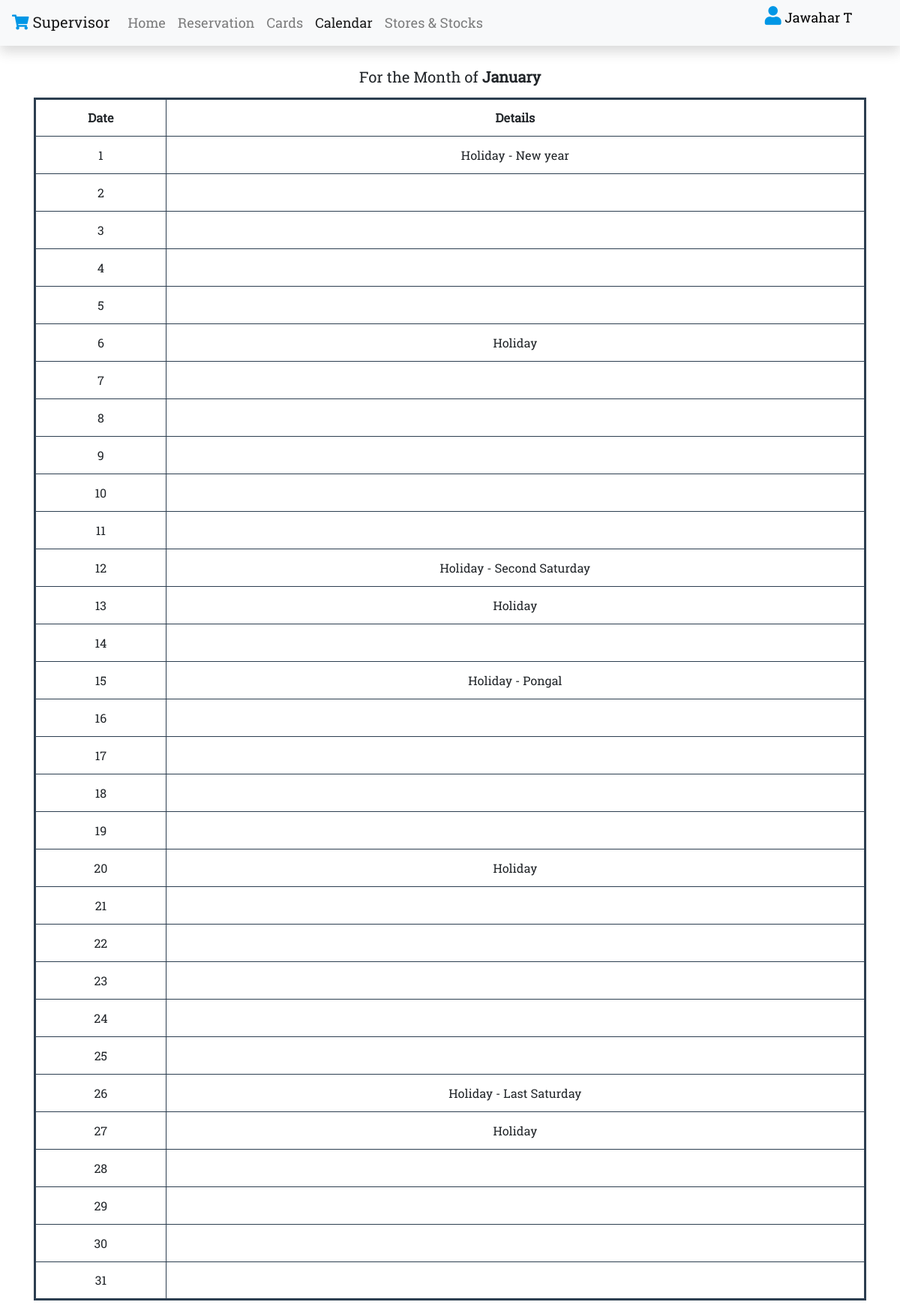
The app's page /supervisor/calendar.php (signed in) with its own data.
### tables this page shows
CREATE TABLE `calendar` (
  `id` int(5) NOT NULL,
  `date_cal` int(5) NOT NULL,
  `day_cal` varchar(256) NOT NULL,
  `bool_hol` int(2) NOT NULL DEFAULT '0'
);

### supervisor/calendar.php (the view, shortened to what this page needs)
<!DOCTYPE html>
<html>
<head>
    <link rel="stylesheet" type="text/css" media="screen" href="../assets/css/main.css" />
    <link rel="stylesheet" href="https://stackpath.bootstrapcdn.com/bootstrap/4.1.3/css/bootstrap.min.css"
>
    <link rel="stylesheet" href="https://use.fontawesome.com/releases/v5.5.0/css/all.css"
>
</head>
<body class="body">
    <div>
        <nav class="navbar navbar-expand-sm navbar-light bg-light shadow fixed-top justify-content-between">
            <div>
                <ul class="navbar-nav nav-color">
                    <li>
                        <a class="navbar-brand" href="../index.php"><i class="fas fa-shopping-cart" style="color:#0097e6;"></i>
                            Supervisor</a>
                    </li>
                    <li class="nav-item">
                        <a class="nav-link" href="../supervisor/home.php">Home<span class="sr-only"></span></a>
                    </li>
                    <li class="nav-item">
                        <a class="nav-link" href="../supervisor/reservation.php">Reservation</a>
                    </li>
                    <li class="nav-item">
                        <a class="nav-link" href="../supervisor/cards.php">Cards</a>
                    </li>
                    <li class="nav-item active">
                        <a class="nav-link" href="../supervisor/calendar.php">Calendar</a>
                    </li>
                    <li class="nav-item">
                        <a class="nav-link" href="../supervisor/stocks&stores.php">Stores & Stocks</a>
                    </li>
                </ul>
            </div>
            <div>
                <form class="form-group form-inline" action="../log/logout.php" method="POST">
                    <div class="dropdown show mr-5">
                        <a href="#" role="button" id="dropdownprofile" data-toggle="dropdown" aria-haspopup="true"
                            aria-expanded="false" style="color:black;">
                            <i class="fas fa-user" style="font-size: 25px;"></i>
                            <?php
                            echo (ucwords($_SESSION['user']));
                            ?>
                        </a>
                    </div>
                </form>
            </div>
        </nav>
    </div>
    <div class="container padding">
    <h5 class="text-center mb-3"> For the Month of <strong><?php echo(date('F')); ?></strong></h5>
        <?php
        include("../log/dbconnect.php");
        $statement = "SELECT *FROM calendar WHERE id > 0";
        echo "<table border='3' class='text-center'>
            <tr>
            <th>Date</th>
            <th>Details</th>
            </tr>
            ";
        $result = $conn->query($statement);
        if ($result->num_rows > 0) {
            while ($row = $result->fetch_assoc()) {
                echo "<tr>";
                echo "<td>" . $row['date_cal'] . "</td>";
                echo "<td>" . $row['day_cal'] . "</td>";
                echo "</tr>";
            }
        } else {
            echo ("<tr>");
            echo "<td colspan='18' class='text-warning'>" . "Data not Found" . "</td>";
            echo ("</tr>");
        }
        echo "</table>";
        ?>
    </div>
</body>
</html>

### assets/css/main.css (style rules this page uses)
.body { background-color: #ffffff; font-family: RobotoSlab-Regular; padding: 10px; scroll-behavior: smooth; }
a { text-decoration: none !important; }
.fas { color: #0097e6; }
.padding { padding-top: 80px; }
.show { display: block; }
a { text-decoration: none; font-size: 18px; font-weight: 500; color: #2c3e50; }
table { border: 3px solid #2c3e50; border-collapse: collapse; width: 100%; }
th, td, tr { height: 50px; }

### records on screen
calendar: date_cal "1", day_cal "Holiday - New year"
calendar: date_cal "2"
calendar: date_cal "3"
calendar: date_cal "4"
calendar: date_cal "5"
calendar: date_cal "6", day_cal "Holiday"
calendar: date_cal "7"
calendar: date_cal "8"
calendar: date_cal "9"
calendar: date_cal "10"
calendar: date_cal "11"
calendar: date_cal "12", day_cal "Holiday - Second Saturday"
calendar: date_cal "13", day_cal "Holiday"
calendar: date_cal "14"
calendar: date_cal "15", day_cal "Holiday - Pongal"
calendar: date_cal "16"
calendar: date_cal "17"
calendar: date_cal "18"
calendar: date_cal "19"
calendar: date_cal "20", day_cal "Holiday"
calendar: date_cal "21"
calendar: date_cal "22"
calendar: date_cal "23"
calendar: date_cal "24"
calendar: date_cal "25"
calendar: date_cal "26", day_cal "Holiday - Last Saturday"
calendar: date_cal "27", day_cal "Holiday"
calendar: date_cal "28"
calendar: date_cal "29"
calendar: date_cal "30"
calendar: date_cal "31"

### other values on screen
$_SESSION['user'] "Jawahar T"
